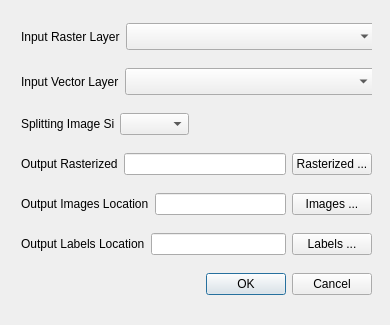
<?xml version="1.0" encoding="UTF-8"?>
<ui version="4.0">
 <class>SplitRSDataDialogBase</class>
 <widget class="QDialog" name="SplitRSDataDialogBase">
  <property name="geometry">
   <rect>
    <x>0</x>
    <y>0</y>
    <width>390</width>
    <height>325</height>
   </rect>
  </property>
  <property name="sizePolicy">
   <sizepolicy hsizetype="Fixed" vsizetype="Fixed">
    <horstretch>0</horstretch>
    <verstretch>0</verstretch>
   </sizepolicy>
  </property>
  <property name="minimumSize">
   <size>
    <width>390</width>
    <height>325</height>
   </size>
  </property>
  <property name="maximumSize">
   <size>
    <width>390</width>
    <height>325</height>
   </size>
  </property>
  <property name="windowTitle">
   <string>Deep Learning Datasets Maker</string>
  </property>
  <widget class="QWidget" name="layoutWidget">
   <property name="geometry">
    <rect>
     <x>21</x>
     <y>11</y>
     <width>351</width>
     <height>301</height>
    </rect>
   </property>
   <layout class="QVBoxLayout" name="verticalLayout">
    <item>
     <layout class="QHBoxLayout" name="horizontalLayout">
      <item>
       <widget class="QLabel" name="label">
        <property name="text">
         <string>Input Raster Layer</string>
        </property>
       </widget>
      </item>
      <item>
       <widget class="QgsMapLayerComboBox" name="mMapLayerComboBoxR">
        <property name="sizePolicy">
         <sizepolicy hsizetype="Preferred" vsizetype="Fixed">
          <horstretch>0</horstretch>
          <verstretch>0</verstretch>
         </sizepolicy>
        </property>
        <property name="minimumSize">
         <size>
          <width>250</width>
          <height>27</height>
         </size>
        </property>
       </widget>
      </item>
     </layout>
    </item>
    <item>
     <layout class="QHBoxLayout" name="horizontalLayout_2">
      <item>
       <widget class="QLabel" name="label_2">
        <property name="text">
         <string>Input Vector Layer</string>
        </property>
       </widget>
      </item>
      <item>
       <widget class="QgsMapLayerComboBox" name="mMapLayerComboBoxV">
        <property name="sizePolicy">
         <sizepolicy hsizetype="Preferred" vsizetype="Fixed">
          <horstretch>0</horstretch>
          <verstretch>0</verstretch>
         </sizepolicy>
        </property>
        <property name="minimumSize">
         <size>
          <width>250</width>
          <height>27</height>
         </size>
        </property>
       </widget>
      </item>
     </layout>
    </item>
    <item>
     <layout class="QHBoxLayout" name="horizontalLayout_3">
      <item>
       <widget class="QLabel" name="label_3">
        <property name="minimumSize">
         <size>
          <width>93</width>
          <height>16</height>
         </size>
        </property>
        <property name="maximumSize">
         <size>
          <width>93</width>
          <height>16</height>
         </size>
        </property>
        <property name="text">
         <string>Splitting Image Size</string>
        </property>
       </widget>
      </item>
      <item>
       <widget class="QComboBox" name="comboBoxImgSize">
        <property name="sizePolicy">
         <sizepolicy hsizetype="Preferred" vsizetype="Fixed">
          <horstretch>0</horstretch>
          <verstretch>0</verstretch>
         </sizepolicy>
        </property>
        <property name="minimumSize">
         <size>
          <width>69</width>
          <height>22</height>
         </size>
        </property>
        <property name="maximumSize">
         <size>
          <width>69</width>
          <height>22</height>
         </size>
        </property>
       </widget>
      </item>
      <item>
       <spacer name="horizontalSpacer">
        <property name="orientation">
         <enum>Qt::Horizontal</enum>
        </property>
        <property name="sizeType">
         <enum>QSizePolicy::Expanding</enum>
        </property>
        <property name="sizeHint" stdset="0">
         <size>
          <width>20</width>
          <height>20</height>
         </size>
        </property>
       </spacer>
      </item>
     </layout>
    </item>
    <item>
     <layout class="QHBoxLayout" name="horizontalLayout_4">
      <item>
       <widget class="QLabel" name="label_6">
        <property name="text">
         <string>Output Rasterized</string>
        </property>
       </widget>
      </item>
      <item>
       <widget class="QLineEdit" name="lineEditV_R"/>
      </item>
      <item>
       <widget class="QPushButton" name="pushButtonVR">
        <property name="text">
         <string>Rasterized ...</string>
        </property>
       </widget>
      </item>
     </layout>
    </item>
    <item>
     <layout class="QHBoxLayout" name="horizontalLayout_5">
      <item>
       <widget class="QLabel" name="label_5">
        <property name="text">
         <string>Output Images Location</string>
        </property>
       </widget>
      </item>
      <item>
       <widget class="QLineEdit" name="lineEditImages"/>
      </item>
      <item>
       <widget class="QPushButton" name="pushButtonImg">
        <property name="text">
         <string>Images ...</string>
        </property>
       </widget>
      </item>
     </layout>
    </item>
    <item>
     <layout class="QHBoxLayout" name="horizontalLayout_6">
      <item>
       <widget class="QLabel" name="label_4">
        <property name="text">
         <string>Output Labels Location</string>
        </property>
       </widget>
      </item>
      <item>
       <widget class="QLineEdit" name="lineEditLabels"/>
      </item>
      <item>
       <widget class="QPushButton" name="pushButtonLabl">
        <property name="text">
         <string>Labels ...</string>
        </property>
       </widget>
      </item>
     </layout>
    </item>
    <item>
     <widget class="QDialogButtonBox" name="button_box">
      <property name="orientation">
       <enum>Qt::Horizontal</enum>
      </property>
      <property name="standardButtons">
       <set>QDialogButtonBox::Cancel|QDialogButtonBox::Ok</set>
      </property>
     </widget>
    </item>
   </layout>
  </widget>
 </widget>
 <customwidgets>
  <customwidget>
   <class>QgsMapLayerComboBox</class>
   <extends>QComboBox</extends>
   <header>qgsmaplayercombobox.h</header>
  </customwidget>
 </customwidgets>
 <resources/>
 <connections>
  <connection>
   <sender>button_box</sender>
   <signal>accepted()</signal>
   <receiver>SplitRSDataDialogBase</receiver>
   <slot>accept()</slot>
   <hints>
    <hint type="sourcelabel">
     <x>20</x>
     <y>20</y>
    </hint>
    <hint type="destinationlabel">
     <x>20</x>
     <y>20</y>
    </hint>
   </hints>
  </connection>
  <connection>
   <sender>button_box</sender>
   <signal>rejected()</signal>
   <receiver>SplitRSDataDialogBase</receiver>
   <slot>reject()</slot>
   <hints>
    <hint type="sourcelabel">
     <x>20</x>
     <y>20</y>
    </hint>
    <hint type="destinationlabel">
     <x>20</x>
     <y>20</y>
    </hint>
   </hints>
  </connection>
 </connections>
</ui>
